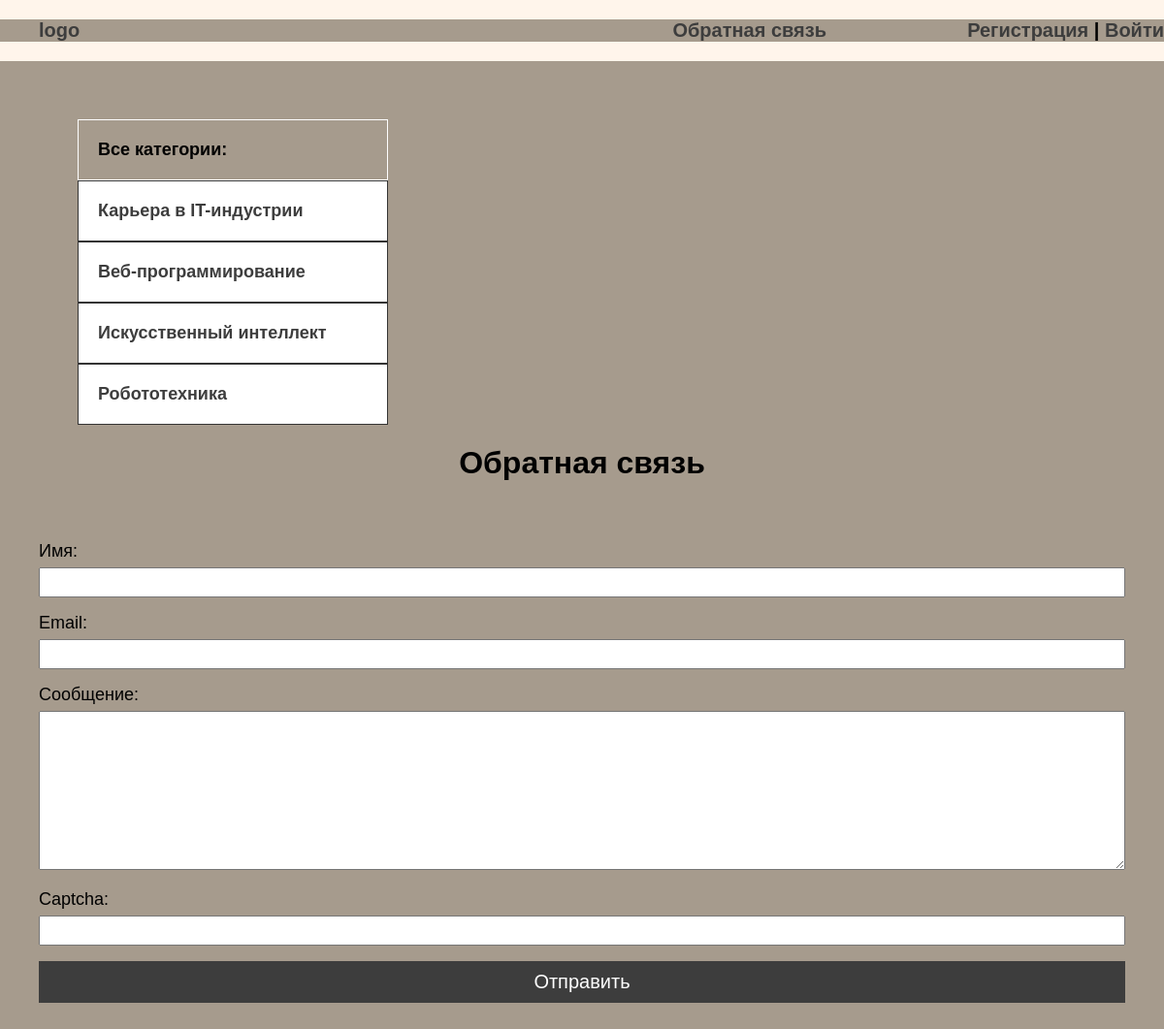
Page /contact/ on the committed database.
### blog/models.py (models this page shows, shortened)
class Category(models.Model):
    name = models.CharField(max_length=50, verbose_name='Категория')
    slug = models.SlugField(max_length=200, unique=True, verbose_name='URL')
    def get_absolute_url(self):
        return reverse('category', kwargs={'cat_slug': self.slug})
    class Meta:
        verbose_name = 'Категорию'
        verbose_name_plural = 'Категории'

### blog/views.py (the view, shortened to what this page needs)
# urls.py: path('contact/', ContactFormView.as_view(), name='contact'),
class ContactFormView(DataMixin, FormView):
    form_class = ContactForm
    template_name = 'blog/contact.html'
    success_url = reverse_lazy('index')
    def get_context_data(self, *, object_list=None, **kwargs):
        context = super().get_context_data(**kwargs)
        c_def = self.get_user_context(title='Обратная связь')
        return dict(list(context.items()) + list(c_def.items()))

### blog/forms.py
class ContactForm(forms.Form):
    name = forms.CharField(label='Имя', max_length=200)
    email = forms.EmailField(label='Email')
    content = forms.CharField(label='Сообщение', widget=forms.Textarea(attrs={'cols': 60, 'rows': 10}))
    captcha = CaptchaField()

### blog/utils.py (called while the page is built)
    def get_user_context(self, **kwargs):
        context = kwargs
        cats = Category.objects.annotate(Count('blog'))
        user_menu = menu.copy()
        if not self.request.user.is_authenticated:
            user_menu.pop(0)
        context['menu'] = user_menu
        context['cats'] = cats
        if 'cat_selected' not in context:
            context['cat_selected'] = 0
        return context

### blog/templates/blog/contact.html (shortened to what this page needs)
{% extends 'blog/base.html' %}
{% load static %}
{% block content %}
<h1>{{ title }}</h1>
<form action="" method="post">
    {{ form.as_p }}
    <button>Отправить</button>
</form>
{% endblock %}

### blog/templates/blog/base.html (shortened to what this page needs)
<!DOCTYPE html>
{% load static %}
{% load blog_tags %}
<html lang="en">
<head>
    <link rel="stylesheet" href="{% static 'css/style.css' %}">
</head>
<body>
    <div class="header">
        <div class="wrap">
            <ul class="mainmenu">
                <li class="logo"><a href="{% url 'index' %}">logo</a></li>
                {% for m in menu %}
                <li class="last"><a href="{% url m.url_name %}">{{ m.title }}</a></li>
                {% endfor %}
                {% if request.user.is_authenticated %}
                    <li class="last">{{ user.username }} | <a href="{% url 'logout' %}">Выйти</a></li>
                {% else %}
                    <li class="last"><a href="{% url 'register' %}">Регистрация</a> | <a href="{% url 'login' %}">Войти
                    </a></li>
                {% endif %}
            </ul>
        </div>
    </div>
    <div class="content">
        <div class="wrap">
            <div class="sidebar">
                <ul>
                    {% if request.path != '/logout/'  %}
                        {% if cat_selected == 0 %}
                            <li class="selected">Все категории:</li>
                        {% else %}
                            <li><a href="{% url 'index' %}">Все категории</a></li>
                        {% endif %}
                    {% endif %}
                    {% for c in cats %}
                        {% if c.blog__count > 0 %}
                            {% if c.pk == cat_selected %}
                                <li class="selected">{{ c.name }}</li>
                            {% else %}
                                <li><a href="{{ c.get_absolute_url }}">{{ c.name }}</a></li>
                            {% endif %}
                        {% endif %}
                    {% endfor %}
                </ul>
            </div>
            <div class="main">
               {% block content %}
               {% endblock %}
            </div>
        </div>
    </div>
</body>
</html>

### blog/static/css/style.css (style rules this page uses)
body { margin: 0; padding: 0; background: rgb(255, 245, 235); font-family: Verdana, Geneva, Tahoma, sans-serif; }
.wrap { max-width: 1200px; margin: 0 auto; }
.content .wrap { background: rgb(166, 155, 141); padding: 40px; box-sizing: border-box; }
ul { list-style: none; }
a { color: rgb(61, 61, 61); text-decoration: none; }
.header { background: rgb(166, 155, 141); }
.mainmenu { display: flex; align-items: center; font-size: 20px; font-weight: bold; justify-content: space-between; }
.logo { flex-basis: 40%; }
.last { flex-basis: 30%; text-align: right; }
h1 { text-align: center; padding-bottom: 40px; }
.sidebar ul { width: 320px; margin-right: 40px; margin-top: 20px; }
.sidebar a { padding: 20px; display: block; border: 1px solid rgb(52, 52, 52); background: rgb(255, 255, 255); font-weight: bold; font-size: 18px; }
.selected { font-size: 18px; padding: 20px; border: 1px solid white; font-weight: bold; background: rgb(166, 155, 141); }
button { background: rgb(61, 61, 61); color: white; width: 100%; padding: 10px; font-size: 20px; border: none; cursor: pointer; }
form label { font-size: 18px; }
input, textarea { width: 100%; margin-top: 6px; padding: 6px; box-sizing: border-box; }
label { font-size: 20px; }
.last a { display: inline; }

### rows in the picture
Category: name "Карьера в IT-индустрии"
Category: name "Веб-программирование"
Category: name "Искусственный интеллект"
Category: name "Робототехника"

### other values in the picture
{{ m.title }} "Обратная связь"
{{ title }} "Обратная связь"
